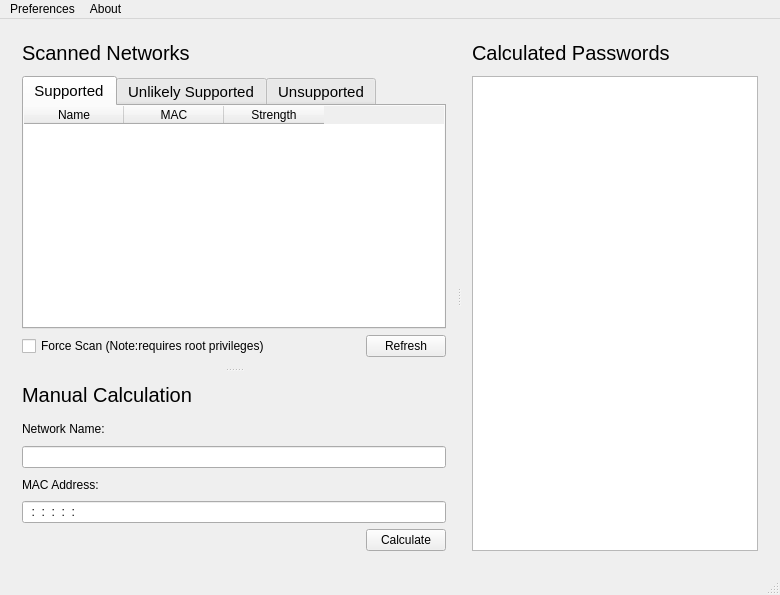
<?xml version="1.0" encoding="UTF-8"?>
<ui version="4.0">
 <class>RouterKeygen</class>
 <widget class="QMainWindow" name="RouterKeygen">
  <property name="geometry">
   <rect>
    <x>0</x>
    <y>0</y>
    <width>780</width>
    <height>595</height>
   </rect>
  </property>
  <property name="minimumSize">
   <size>
    <width>0</width>
    <height>0</height>
   </size>
  </property>
  <property name="maximumSize">
   <size>
    <width>16777215</width>
    <height>16777215</height>
   </size>
  </property>
  <property name="windowTitle">
   <string>RouterKeygen</string>
  </property>
  <property name="windowIcon">
   <iconset>
    <normaloff>:/images/icon.png</normaloff>:/images/icon.png</iconset>
  </property>
  <property name="dockOptions">
   <set>QMainWindow::AllowTabbedDocks|QMainWindow::AnimatedDocks</set>
  </property>
  <widget class="QWidget" name="centralWidget">
   <layout class="QGridLayout" name="gridLayout_6">
    <item row="0" column="0">
     <widget class="QSplitter" name="splitter_2">
      <property name="orientation">
       <enum>Qt::Horizontal</enum>
      </property>
      <widget class="QSplitter" name="splitter">
       <property name="orientation">
        <enum>Qt::Vertical</enum>
       </property>
       <widget class="QFrame" name="frame">
        <property name="frameShape">
         <enum>QFrame::NoFrame</enum>
        </property>
        <property name="frameShadow">
         <enum>QFrame::Raised</enum>
        </property>
        <layout class="QGridLayout" name="gridLayout_5">
         <item row="2" column="0">
          <widget class="QTabWidget" name="networkSplitter">
           <property name="font">
            <font>
             <pointsize>11</pointsize>
            </font>
           </property>
           <property name="tabPosition">
            <enum>QTabWidget::North</enum>
           </property>
           <property name="tabShape">
            <enum>QTabWidget::Rounded</enum>
           </property>
           <property name="currentIndex">
            <number>0</number>
           </property>
           <property name="elideMode">
            <enum>Qt::ElideMiddle</enum>
           </property>
           <widget class="QWidget" name="supportedNetworks">
            <attribute name="title">
             <string>Supported</string>
            </attribute>
            <layout class="QGridLayout" name="gridLayout_7">
             <property name="leftMargin">
              <number>0</number>
             </property>
             <property name="topMargin">
              <number>0</number>
             </property>
             <property name="rightMargin">
              <number>0</number>
             </property>
             <property name="bottomMargin">
              <number>0</number>
             </property>
             <item row="0" column="0">
              <widget class="QTableWidget" name="supportedNetworkslist">
               <property name="frameShape">
                <enum>QFrame::NoFrame</enum>
               </property>
               <property name="editTriggers">
                <set>QAbstractItemView::NoEditTriggers</set>
               </property>
               <property name="alternatingRowColors">
                <bool>true</bool>
               </property>
               <property name="selectionMode">
                <enum>QAbstractItemView::SingleSelection</enum>
               </property>
               <property name="selectionBehavior">
                <enum>QAbstractItemView::SelectRows</enum>
               </property>
               <property name="showGrid">
                <bool>false</bool>
               </property>
               <property name="sortingEnabled">
                <bool>true</bool>
               </property>
               <property name="wordWrap">
                <bool>false</bool>
               </property>
               <property name="columnCount">
                <number>3</number>
               </property>
               <attribute name="horizontalHeaderCascadingSectionResizes">
                <bool>true</bool>
               </attribute>
               <attribute name="horizontalHeaderDefaultSectionSize">
                <number>100</number>
               </attribute>
               <attribute name="horizontalHeaderHighlightSections">
                <bool>false</bool>
               </attribute>
               <attribute name="horizontalHeaderStretchLastSection">
                <bool>false</bool>
               </attribute>
               <attribute name="verticalHeaderVisible">
                <bool>false</bool>
               </attribute>
               <attribute name="verticalHeaderHighlightSections">
                <bool>false</bool>
               </attribute>
               <attribute name="verticalHeaderShowSortIndicator" stdset="0">
                <bool>false</bool>
               </attribute>
               <attribute name="verticalHeaderStretchLastSection">
                <bool>false</bool>
               </attribute>
               <column>
                <property name="text">
                 <string>Name</string>
                </property>
               </column>
               <column>
                <property name="text">
                 <string>MAC</string>
                </property>
               </column>
               <column>
                <property name="text">
                 <string>Strength</string>
                </property>
               </column>
              </widget>
             </item>
            </layout>
           </widget>
           <widget class="QWidget" name="unlikelyNetworks">
            <attribute name="title">
             <string>Unlikely Supported</string>
            </attribute>
            <layout class="QGridLayout" name="gridLayout_4">
             <property name="leftMargin">
              <number>0</number>
             </property>
             <property name="topMargin">
              <number>0</number>
             </property>
             <property name="rightMargin">
              <number>0</number>
             </property>
             <property name="bottomMargin">
              <number>0</number>
             </property>
             <item row="0" column="0">
              <widget class="QTableWidget" name="unlikelyNetworkslist">
               <property name="frameShape">
                <enum>QFrame::NoFrame</enum>
               </property>
               <property name="editTriggers">
                <set>QAbstractItemView::NoEditTriggers</set>
               </property>
               <property name="alternatingRowColors">
                <bool>true</bool>
               </property>
               <property name="selectionMode">
                <enum>QAbstractItemView::SingleSelection</enum>
               </property>
               <property name="selectionBehavior">
                <enum>QAbstractItemView::SelectRows</enum>
               </property>
               <property name="showGrid">
                <bool>false</bool>
               </property>
               <property name="sortingEnabled">
                <bool>true</bool>
               </property>
               <property name="wordWrap">
                <bool>false</bool>
               </property>
               <property name="columnCount">
                <number>3</number>
               </property>
               <attribute name="horizontalHeaderCascadingSectionResizes">
                <bool>true</bool>
               </attribute>
               <attribute name="horizontalHeaderDefaultSectionSize">
                <number>100</number>
               </attribute>
               <attribute name="horizontalHeaderHighlightSections">
                <bool>false</bool>
               </attribute>
               <attribute name="horizontalHeaderStretchLastSection">
                <bool>false</bool>
               </attribute>
               <attribute name="verticalHeaderVisible">
                <bool>false</bool>
               </attribute>
               <attribute name="verticalHeaderHighlightSections">
                <bool>false</bool>
               </attribute>
               <attribute name="verticalHeaderShowSortIndicator" stdset="0">
                <bool>false</bool>
               </attribute>
               <attribute name="verticalHeaderStretchLastSection">
                <bool>false</bool>
               </attribute>
               <column>
                <property name="text">
                 <string>Name</string>
                </property>
               </column>
               <column>
                <property name="text">
                 <string>MAC</string>
                </property>
               </column>
               <column>
                <property name="text">
                 <string>Strength</string>
                </property>
               </column>
              </widget>
             </item>
            </layout>
           </widget>
           <widget class="QWidget" name="unsupportedNetworks">
            <attribute name="title">
             <string>Unsupported</string>
            </attribute>
            <layout class="QGridLayout" name="gridLayout_3">
             <property name="leftMargin">
              <number>0</number>
             </property>
             <property name="topMargin">
              <number>0</number>
             </property>
             <property name="rightMargin">
              <number>0</number>
             </property>
             <property name="bottomMargin">
              <number>0</number>
             </property>
             <item row="0" column="0">
              <widget class="QTableWidget" name="unsupportedNetworkslist">
               <property name="frameShape">
                <enum>QFrame::NoFrame</enum>
               </property>
               <property name="frameShadow">
                <enum>QFrame::Sunken</enum>
               </property>
               <property name="editTriggers">
                <set>QAbstractItemView::NoEditTriggers</set>
               </property>
               <property name="alternatingRowColors">
                <bool>true</bool>
               </property>
               <property name="selectionMode">
                <enum>QAbstractItemView::SingleSelection</enum>
               </property>
               <property name="selectionBehavior">
                <enum>QAbstractItemView::SelectRows</enum>
               </property>
               <property name="showGrid">
                <bool>false</bool>
               </property>
               <property name="sortingEnabled">
                <bool>true</bool>
               </property>
               <property name="wordWrap">
                <bool>false</bool>
               </property>
               <property name="cornerButtonEnabled">
                <bool>false</bool>
               </property>
               <property name="columnCount">
                <number>3</number>
               </property>
               <attribute name="horizontalHeaderCascadingSectionResizes">
                <bool>true</bool>
               </attribute>
               <attribute name="horizontalHeaderHighlightSections">
                <bool>false</bool>
               </attribute>
               <attribute name="horizontalHeaderStretchLastSection">
                <bool>false</bool>
               </attribute>
               <attribute name="verticalHeaderVisible">
                <bool>false</bool>
               </attribute>
               <attribute name="verticalHeaderHighlightSections">
                <bool>false</bool>
               </attribute>
               <attribute name="verticalHeaderShowSortIndicator" stdset="0">
                <bool>false</bool>
               </attribute>
               <attribute name="verticalHeaderStretchLastSection">
                <bool>false</bool>
               </attribute>
               <column>
                <property name="text">
                 <string>Name</string>
                </property>
               </column>
               <column>
                <property name="text">
                 <string>MAC</string>
                </property>
               </column>
               <column>
                <property name="text">
                 <string>Strength</string>
                </property>
               </column>
              </widget>
             </item>
            </layout>
           </widget>
          </widget>
         </item>
         <item row="3" column="0">
          <layout class="QHBoxLayout" name="horizontalLayout_2">
           <item>
            <widget class="QCheckBox" name="forceRefresh">
             <property name="text">
              <string>Force Scan (Note:requires root privileges)</string>
             </property>
            </widget>
           </item>
           <item>
            <spacer name="horizontalSpacer">
             <property name="orientation">
              <enum>Qt::Horizontal</enum>
             </property>
             <property name="sizeHint" stdset="0">
              <size>
               <width>40</width>
               <height>20</height>
              </size>
             </property>
            </spacer>
           </item>
           <item>
            <widget class="QPushButton" name="refreshScan">
             <property name="maximumSize">
              <size>
               <width>85</width>
               <height>16777215</height>
              </size>
             </property>
             <property name="text">
              <string>Refresh</string>
             </property>
            </widget>
           </item>
          </layout>
         </item>
         <item row="0" column="0">
          <widget class="QLabel" name="networkListLabel">
           <property name="font">
            <font>
             <pointsize>15</pointsize>
            </font>
           </property>
           <property name="text">
            <string>Scanned Networks</string>
           </property>
          </widget>
         </item>
         <item row="1" column="0">
          <spacer name="horizontalSpacer_3">
           <property name="orientation">
            <enum>Qt::Horizontal</enum>
           </property>
           <property name="sizeType">
            <enum>QSizePolicy::Fixed</enum>
           </property>
           <property name="sizeHint" stdset="0">
            <size>
             <width>40</width>
             <height>5</height>
            </size>
           </property>
          </spacer>
         </item>
        </layout>
       </widget>
       <widget class="QFrame" name="manualCalc">
        <property name="frameShape">
         <enum>QFrame::NoFrame</enum>
        </property>
        <property name="frameShadow">
         <enum>QFrame::Plain</enum>
        </property>
        <layout class="QGridLayout" name="gridLayout">
         <item row="4" column="0">
          <widget class="QLabel" name="macLabel">
           <property name="text">
            <string>MAC Address:</string>
           </property>
          </widget>
         </item>
         <item row="0" column="0">
          <widget class="QLabel" name="manualCalcLabel">
           <property name="font">
            <font>
             <pointsize>15</pointsize>
            </font>
           </property>
           <property name="text">
            <string>Manual Calculation</string>
           </property>
          </widget>
         </item>
         <item row="3" column="0">
          <widget class="QLineEdit" name="ssidInput"/>
         </item>
         <item row="6" column="0">
          <layout class="QHBoxLayout" name="horizontalLayout_3">
           <item>
            <spacer name="horizontalSpacer_2">
             <property name="orientation">
              <enum>Qt::Horizontal</enum>
             </property>
             <property name="sizeHint" stdset="0">
              <size>
               <width>300</width>
               <height>17</height>
              </size>
             </property>
            </spacer>
           </item>
           <item>
            <widget class="QPushButton" name="calculateButton">
             <property name="text">
              <string>Calculate</string>
             </property>
            </widget>
           </item>
          </layout>
         </item>
         <item row="2" column="0">
          <widget class="QLabel" name="ssidLabel">
           <property name="text">
            <string>Network Name:</string>
           </property>
          </widget>
         </item>
         <item row="5" column="0">
          <widget class="QLineEdit" name="macInput">
           <property name="inputMask">
            <string>HH:HH:HH:HH:HH:HH</string>
           </property>
          </widget>
         </item>
         <item row="1" column="0">
          <spacer name="horizontalSpacer_4">
           <property name="orientation">
            <enum>Qt::Horizontal</enum>
           </property>
           <property name="sizeType">
            <enum>QSizePolicy::Fixed</enum>
           </property>
           <property name="sizeHint" stdset="0">
            <size>
             <width>40</width>
             <height>5</height>
            </size>
           </property>
          </spacer>
         </item>
        </layout>
       </widget>
      </widget>
      <widget class="QFrame" name="frame_2">
       <property name="frameShape">
        <enum>QFrame::NoFrame</enum>
       </property>
       <property name="frameShadow">
        <enum>QFrame::Raised</enum>
       </property>
       <layout class="QGridLayout" name="gridLayout_2">
        <item row="2" column="0">
         <widget class="QListWidget" name="passwordsList"/>
        </item>
        <item row="0" column="0">
         <widget class="QLabel" name="passwordsLabel">
          <property name="font">
           <font>
            <pointsize>15</pointsize>
           </font>
          </property>
          <property name="text">
           <string>Calculated Passwords</string>
          </property>
         </widget>
        </item>
        <item row="1" column="0">
         <spacer name="horizontalSpacer_5">
          <property name="orientation">
           <enum>Qt::Horizontal</enum>
          </property>
          <property name="sizeType">
           <enum>QSizePolicy::Fixed</enum>
          </property>
          <property name="sizeHint" stdset="0">
           <size>
            <width>40</width>
            <height>5</height>
           </size>
          </property>
         </spacer>
        </item>
       </layout>
      </widget>
     </widget>
    </item>
   </layout>
  </widget>
  <widget class="QStatusBar" name="statusBar"/>
  <widget class="QMenuBar" name="menuBar">
   <property name="geometry">
    <rect>
     <x>0</x>
     <y>0</y>
     <width>780</width>
     <height>25</height>
    </rect>
   </property>
   <widget class="QMenu" name="menuAbout">
    <property name="title">
     <string>About</string>
    </property>
    <addaction name="actionDonate"/>
    <addaction name="actionDonate_Google_Play"/>
    <addaction name="separator"/>
    <addaction name="actionFeedback"/>
    <addaction name="actionCheck_for_Updates"/>
    <addaction name="actionAbout"/>
   </widget>
   <widget class="QMenu" name="menuPreferences">
    <property name="title">
     <string>Preferences</string>
    </property>
   </widget>
   <addaction name="menuPreferences"/>
   <addaction name="menuAbout"/>
  </widget>
  <action name="actionDonate">
   <property name="text">
    <string>Donate (Paypal)</string>
   </property>
  </action>
  <action name="actionDonate_Google_Play">
   <property name="text">
    <string>Donate (Google Play)</string>
   </property>
  </action>
  <action name="actionRun_on_Start_up">
   <property name="checkable">
    <bool>true</bool>
   </property>
   <property name="text">
    <string>Run on Start up</string>
   </property>
  </action>
  <action name="actionRun_in_the_background">
   <property name="checkable">
    <bool>true</bool>
   </property>
   <property name="text">
    <string>Run in the background</string>
   </property>
  </action>
  <action name="actionAbout">
   <property name="text">
    <string>About RouterKeygen</string>
   </property>
  </action>
  <action name="actionCheck_for_Updates">
   <property name="text">
    <string>Check for Updates</string>
   </property>
  </action>
  <action name="actionFeedback">
   <property name="text">
    <string>Feedback and Bugs</string>
   </property>
  </action>
 </widget>
 <layoutdefault spacing="6" margin="11"/>
 <resources/>
 <connections/>
</ui>
